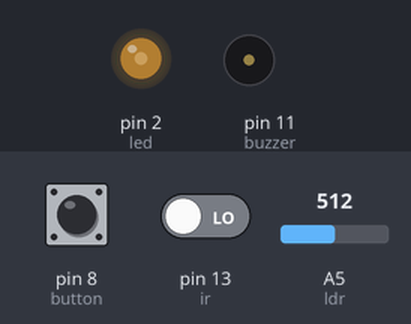
Bench run of a sketch on a simulated Arduino Uno, built with avr-gcc and run on an emulated ATmega328P. On the bench: output pins drawn as LEDs (lit = HIGH), buzzer (waves = sounding, pin HIGH). The test bench sets the inputs (shaded band); at power-on: A5 (ldr) = 512, pin 8 (button) LOW, pin 13 (ir) LOW. What the sketch prints to the serial monitor is not drawn.

Above: at 1.2 s.
1.3 s: A5 (ldr) set to 0
At 1.8 s:
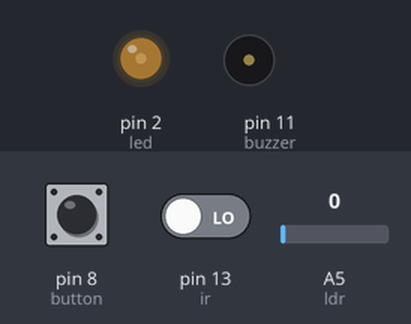
2.8 s: pin 8 (button) pulled HIGH for 0.15 s
At 2.87 s:
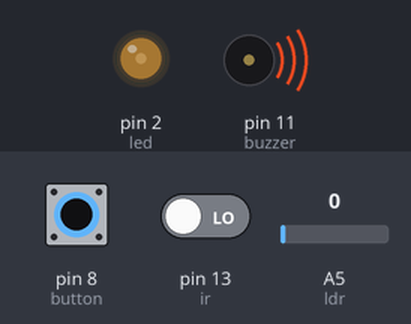
4.4 s: pin 13 (ir) driven HIGH
At 5.6 s:
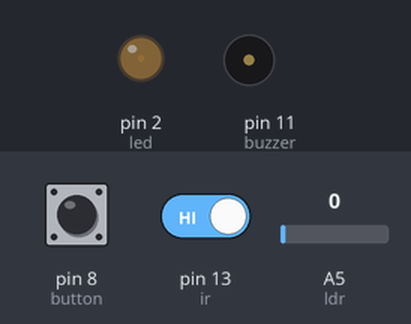
5.9 s: A5 (ldr) set to 510
At 6.6 s:
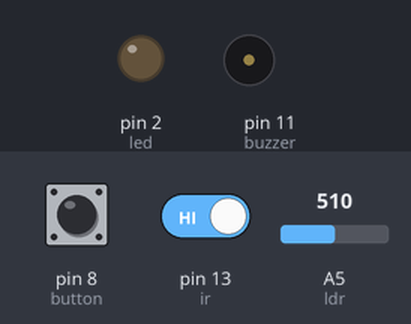
7.4 s: pin 8 (button) pulled HIGH for 1 s
At 7.9 s:
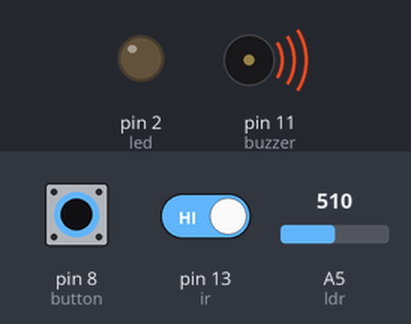
9.9 s: pin 8 (button) pulled HIGH for 3.2 s
At 13.4 s:
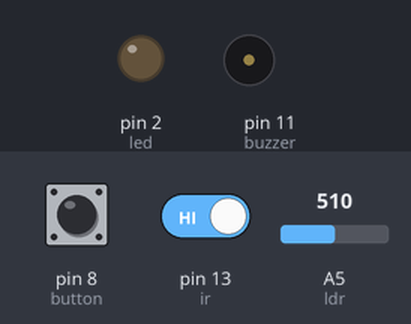
Timing chart, 0 to 14.9 s (numbered marks = the images above; inputs shaded):
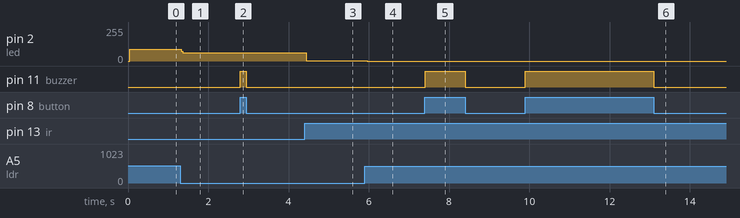

The sketch:

new_smartlight_system.ino
```cpp
#include<SoftwareSerial.h>
SoftwareSerial espSerial(0, 1);
String str;

int buttonValue = 0;

int buzzer = 11;

int button = 8;

int ldr = A5;

int ir = 13; //A0

int led = 2;

void setup()
{
  Serial.begin (115200);
  espSerial.begin(115200);

  pinMode (ldr,INPUT);

  pinMode (ir,INPUT);

  pinMode(button, INPUT);

  pinMode(buzzer, OUTPUT);

  pinMode (led,OUTPUT);
 }
void loop()
{

  buttonValue = digitalRead(button);

 if(buttonValue != 0){
  digitalWrite(buzzer, HIGH);
  Serial.println('ON');
 }
 else{
  digitalWrite(buzzer, LOW);
  Serial.println('OFF');
 }

 int statusSensor = digitalRead(ir);

      if (statusSensor == 1)
      {
        digitalWrite(led, LOW);
      }
      else
      {
        digitalWrite(led, HIGH);
        }

  Serial.println(analogRead(A5));
  int ldrStatus = analogRead (ldr);
    if (ldrStatus <=500)
     {

       digitalWrite(led, HIGH);
       analogWrite(led,255/5);
       Serial.println('ON');

        //if (analogRead(A0)<300)       // IR 1 CODE
          //     {
            //    digitalWrite(led,HIGH);
              //  analogWrite(led,255);
                //delay(1000);// micro second
                //Serial.println('ON');
               //}
            //else
              //  {
               //   digitalWrite(led,HIGH);
                //  analogWrite(led,255/5);
                 // Serial.println('ON');
               // }

     }else
       {

         digitalWrite(led, LOW);
         Serial.println('OFF');
      }


}
```

Measured:
- after the input at 1.3 s, pin 2 (led): 87/255 → 63/255 at once
- after the input at 2.8 s, pin 11 (buzzer): LOW → HIGH at once, → LOW 0.15 s later
- after the input at 4.4 s, pin 2 (led): 63/255 → 2/255 at once
- after the input at 5.9 s, pin 2 (led): 2/255 → 0/255 after 0.06 s
- after the input at 7.4 s, pin 11 (buzzer): LOW → HIGH at once, → LOW 1.0 s later
- after the input at 9.9 s, pin 11 (buzzer): LOW → HIGH at once, → LOW 3.2 s later
